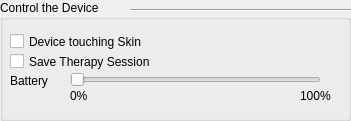
   <widget class="QGroupBox" name="controlDevice">
    <property name="geometry">
     <rect>
      <x>280</x>
      <y>140</y>
      <width>351</width>
      <height>121</height>
     </rect>
    </property>
    <property name="title">
     <string>Control the Device</string>
    </property>
    <widget class="Line" name="line_4">
     <property name="geometry">
      <rect>
       <x>130</x>
       <y>0</y>
       <width>221</width>
       <height>20</height>
      </rect>
     </property>
     <property name="orientation">
      <enum>Qt::Horizontal</enum>
     </property>
    </widget>
    <widget class="QSlider" name="batterySlider">
     <property name="geometry">
      <rect>
       <x>70</x>
       <y>70</y>
       <width>251</width>
       <height>20</height>
      </rect>
     </property>
     <property name="orientation">
      <enum>Qt::Horizontal</enum>
     </property>
    </widget>
    <widget class="QLabel" name="label_7">
     <property name="geometry">
      <rect>
       <x>10</x>
       <y>70</y>
       <width>61</width>
       <height>21</height>
      </rect>
     </property>
     <property name="text">
      <string>Battery</string>
     </property>
    </widget>
    <widget class="QLabel" name="label_9">
     <property name="geometry">
      <rect>
       <x>70</x>
       <y>80</y>
       <width>31</width>
       <height>31</height>
      </rect>
     </property>
     <property name="text">
      <string>0%</string>
     </property>
    </widget>
    <widget class="QLabel" name="label_10">
     <property name="geometry">
      <rect>
       <x>300</x>
       <y>80</y>
       <width>41</width>
       <height>31</height>
      </rect>
     </property>
     <property name="text">
      <string>100%</string>
     </property>
    </widget>
    <widget class="QCheckBox" name="touchSensor">
     <property name="geometry">
      <rect>
       <x>10</x>
       <y>30</y>
       <width>311</width>
       <height>23</height>
      </rect>
     </property>
     <property name="text">
      <string>Device touching Skin</string>
     </property>
    </widget>
    <widget class="QCheckBox" name="saveTherapy">
     <property name="geometry">
      <rect>
       <x>10</x>
       <y>50</y>
       <width>311</width>
       <height>23</height>
      </rect>
     </property>
     <property name="text">
      <string>Save Therapy Session</string>
     </property>
    </widget>
   </widget>
